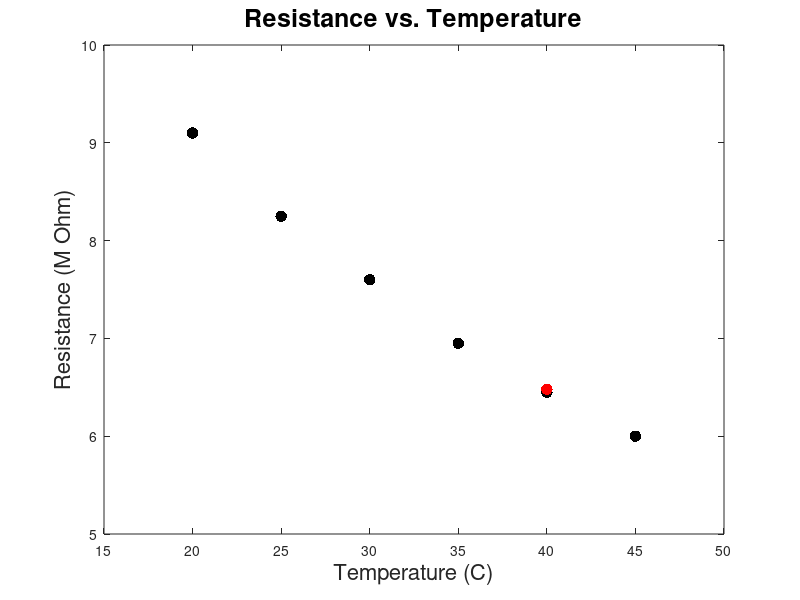
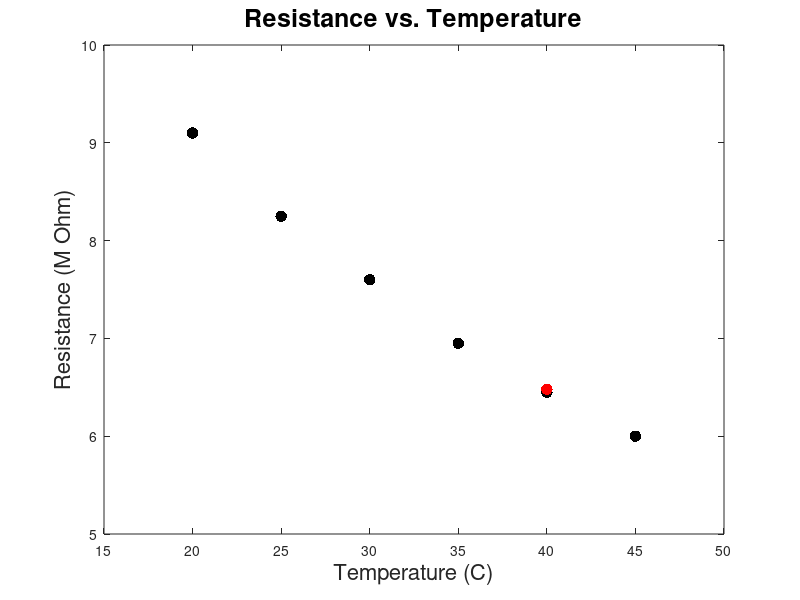
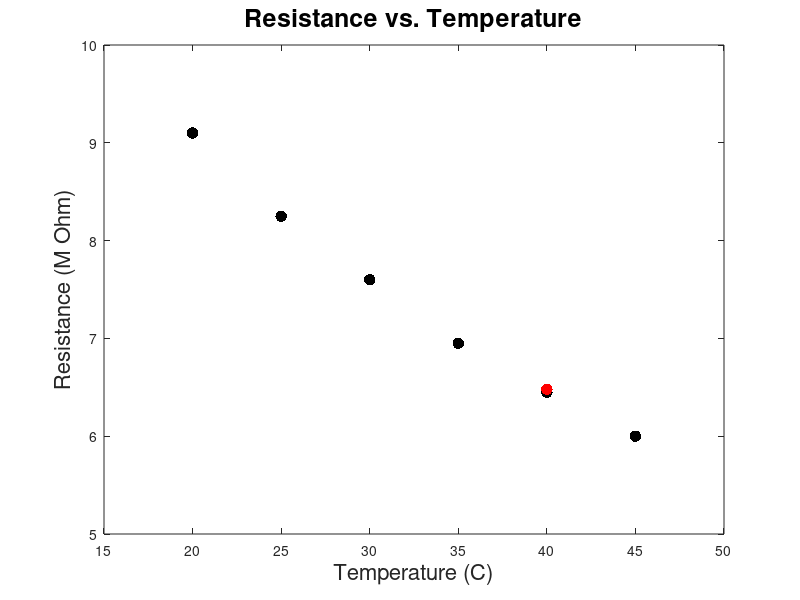

These charts were generated, in order, by the following MATLAB code: (Note: this script raises an error after producing the figures.)
% This imports all data files from a single day into one data structure
clear;clc;clf;
cd('/Users/Julien/Google Drive/Hudspeth/Data/Orange Room/2015-01-23.01/Ear 1/Cell 1')
fileList = dir('*.txt'); % Get an array w/ 1 cell per file. The 'name' field of the array contains the file name
file_names={fileList.name}; 
has_raw = strfind(file_names,'raw.txt');            % Find names that contain 'raw.txt'
q_matches = cellfun(@isempty,has_raw);              % Mark the non-raws with 1's and the raw with 0's
fileList2 = fileList(q_matches);                    % Make a new fileList, that contains only .txt files, with no raw.txt

struct_data = cellfun(@importdata,{fileList2.name});% Import the data from the file list

%% Plot Resistance vs. Temperature 
Temp = [45 40 35 30 25 20];
Res = [6 6.45 6.95 7.6 8.25 9.1];
Temp2 = 40;
Res2 = 6.48;

plot(Temp,Res,'k.','MarkerSize',25)
hold on
plot(Temp2,Res2,'.r','MarkerSize',25)
axis([15 50 5 10]);
title('Resistance vs. Temperature','FontSize',18)
xlabel('Temperature (C)','FontSize',16)
ylabel('Resistance (M Ohm)','FontSize',16)

saveas(gcf,strcat('TempVsRes.pdf'));
saveas(gcf,strcat('TempVsRes','fig'));
saveas(gcf,strcat('TempVsRes','eps'),'epsc');

%%
for r = 4:length(fileList2);
    logfile_name        = getfield(dir('*.log'),'name');
    logfile_name_clean  = logfile_name(1:end-7);            % remove excess numbers from filename, for use in figure titles below
    logfile             = importdata(logfile_name);
    wavetrain           = logfile.data(r,8);                % get number of wavetrains [actually waveforms] for that run
    laser_delay         = logfile.data(r,43)*.001;          % in milliseconds
    laser_duration      = logfile.data(r,44)*.001;          % in milliseconds
    laser_voltage       = logfile.data(r,63);
    probe_pzt_delay     = logfile.data(r,22)*0.001;         % in seconds
    probe_pzt_duration  = logfile.data(r,23)*0.001;         % in seconds
    beta                = logfile.data(4,106);
    Fs                  = logfile.data(r,12);               % sampling rate
    T                   = 1/Fs;
    L                   = length(struct_data(r).data(:,2));    
    t                   = (0:L-1)*T;        
    
    subplot(3,1,1)
    plot(t,struct_data(r).data(:,0*wavetrain+2:1*wavetrain+1));
    title_string1 = strcat(num2str(logfile_name_clean), ' Record  ', num2str(r));
    title_string2 = logfile.textdata(r,3);
    title({ title_string1, title_string2{1} },'fontsize',12)
    ylabel('Current (pA)');
    subplot(3,1,2)
    plot(t,struct_data(r).data(:,1*wavetrain+2:2*wavetrain+1));
    ylabel('Voltage Step (mV)');
    subplot(3,1,3)
    plot(t,struct_data(r).data(:,2*wavetrain+2:3*wavetrain+1));
    ylabel('Laser Command (V)');
    xlabel('Time (seconds)');
    
    saveas(gcf,strcat('DataFig',num2str(r),'.pdf'));
    saveas(gcf,strcat('DataFig_m',num2str(r),'fig'));
    saveas(gcf,strcat('DataFig_e',num2str(r),'eps'),'epsc');
end

%%
r = 4;
logfile_name        = getfield(dir('*.log'),'name');
logfile_name_clean  = logfile_name(1:end-7);            % remove excess numbers from filename, for use in figure titles below
logfile             = importdata(logfile_name);
wavetrain           = logfile.data(r,8);                % get number of wavetrains [actually waveforms] for that run
laser_delay         = logfile.data(r,43)*.001;          % in milliseconds
laser_duration      = logfile.data(r,44)*.001;          % in milliseconds
laser_voltage       = logfile.data(r,63);
probe_pzt_delay     = logfile.data(r,22)*0.001;         % in seconds
probe_pzt_duration  = logfile.data(r,23)*0.001;         % in seconds
beta                = logfile.data(4,106);
Fs                  = logfile.data(r,12);               % sampling rate
T                   = 1/Fs;
L                   = length(struct_data(r).data(:,2));    
t                   = (0:L-1)*T;  

base_start = 1/Fs;  % first point
base_end = 0.0090;
a_start = 0.04;     % in seconds
a_end   = 0.05;
b_start = 0.08;
b_end   = 0.09;
c_start = 0.12;
c_end   = 0.13;

res_matrix = zeros(wavetrain,9);

for i = 1:wavetrain
    res_matrix(i,1) = mean(struct_data(r).data(Fs*a_start:Fs*a_end,i+1)) - mean(struct_data(r).data(Fs*base_start:Fs*base_end,i+1));   % currents in pA
    res_matrix(i,2) = mean(struct_data(r).data(Fs*a_start:Fs*a_end,i+11));  % voltages in mV
    res_matrix(i,3) = mean(struct_data(r).data(Fs*b_start:Fs*b_end,i+1)) - mean(struct_data(r).data(Fs*base_start:Fs*base_end,i+1));   % currents
    res_matrix(i,4) = mean(struct_data(r).data(Fs*b_start:Fs*b_end,i+11));  % voltages
    res_matrix(i,5) = mean(struct_data(r).data(Fs*c_start:Fs*c_end,i+1)) - mean(struct_data(r).data(Fs*base_start:Fs*base_end,i+1));   % currents
    res_matrix(i,6) = mean(struct_data(r).data(Fs*c_start:Fs*c_end,i+11));  % voltages
end

res_matrix(:,7) = res_matrix(:,2) ./ res_matrix(:,1) * 1000;                % resistances in MOhm
res_matrix(:,8) = res_matrix(:,4) ./ res_matrix(:,3) * 1000;
res_matrix(:,9) = res_matrix(:,6) ./ res_matrix(:,5) * 1000;
 
clf
set(0, 'DefaultAxesColorOrder', ametrine(wavetrain));
subplot(3,1,1)
plot(t,struct_data(r).data(:,0*wavetrain+2:1*wavetrain+1));
title_string1 = strcat(num2str(logfile_name_clean), ' Record  ', num2str(r));
title_string2 = logfile.textdata(r,3);
title({ title_string1, title_string2{1} },'fontsize',12)
ylabel('Current (pA)');
subplot(3,1,2)
set(0, 'DefaultAxesColorOrder', ametrine(wavetrain));
for i = 1:wavetrain
    plot(a_start + i*0.001,res_matrix(i,7),'.','MarkerSize',20)
    hold all
end

for i = 1:wavetrain
    plot(b_start + i*0.001,res_matrix(i,8),'.','MarkerSize',20)
    hold all
end

for i = 1:wavetrain
    plot(c_start + i*0.001,res_matrix(i,9),'.','MarkerSize',20)
    hold all
end

axis([0 0.2 9.2 9.35])
ylabel('Resistance (MOhm)')
    
subplot(3,1,3)
plot(t,struct_data(r).data(:,2*wavetrain+2:3*wavetrain+1));
ylabel('Laser Command (V)');
xlabel('Time (seconds)');

ylim = get(gca, 'YLim');
x = [a_start a_start a_end a_end a_start]; 
y = [ylim(1)+0.1 ylim(2)-0.1 ylim(2)-0.1 ylim(1)+0.1 ylim(1)+0.1]; 
patch(x, y, -1 * ones(size(x)), [0.9 0.9 0.9], 'LineStyle', 'none')     % Make patch for area a
xb = [b_start b_start b_end b_end b_start]; 
yb = [ylim(1)+0.1 ylim(2)-0.1 ylim(2)-0.1 ylim(1)+0.1 ylim(1)+0.1];  
patch(xb, yb, -1 * ones(size(x)), [0.9 0.9 0.9], 'LineStyle', 'none')   % Area b
xc = [c_start c_start c_end c_end c_start]; 
yc = [ylim(1)+0.1 ylim(2)-0.1 ylim(2)-0.1 ylim(1)+0.1 ylim(1)+0.1]; 
patch(xc, yc, -1 * ones(size(x)), [0.9 0.9 0.9], 'LineStyle', 'none')   % Area b

saveas(gcf,strcat('Res_Record',num2str(r),'.pdf'));
saveas(gcf,strcat('Res_Record_m',num2str(r),'fig'));
saveas(gcf,strcat('Res_Record_e',num2str(r),'eps'),'epsc');

%%
r = 8;
logfile_name        = getfield(dir('*.log'),'name');
logfile_name_clean  = logfile_name(1:end-7);            % remove excess numbers from filename, for use in figure titles below
logfile             = importdata(logfile_name);
wavetrain           = logfile.data(r,8);                % get number of wavetrains [actually waveforms] for that run
laser_delay         = logfile.data(r,43)*.001;          % in milliseconds
laser_duration      = logfile.data(r,44)*.001;          % in milliseconds
laser_voltage       = logfile.data(r,63);
probe_pzt_delay     = logfile.data(r,22)*0.001;         % in seconds
probe_pzt_duration  = logfile.data(r,23)*0.001;         % in seconds
beta                = logfile.data(4,106);
Fs                  = logfile.data(r,12);               % sampling rate
T                   = 1/Fs;
L                   = length(struct_data(r).data(:,2));    
t                   = (0:L-1)*T;  

a_start = 0.13;     % in seconds
a_end   = 0.14;
b_start = 0.22;
b_end   = 0.23;
c_start = 1.72;
c_end   = 1.73;

res_matrix = zeros(1,9);

res_matrix(1,1) = mean(struct_data(r).data(Fs*a_start:Fs*a_end,2));     % currents in pA
res_matrix(1,2) = mean(struct_data(r).data(Fs*a_start:Fs*a_end,3));     % voltages in mV
res_matrix(1,3) = mean(struct_data(r).data(Fs*b_start:Fs*b_end,2));     % currents in pA
res_matrix(1,4) = mean(struct_data(r).data(Fs*b_start:Fs*b_end,3));     % voltages in mV
res_matrix(1,5) = mean(struct_data(r).data(Fs*c_start:Fs*c_end,2));     % currents in pA
res_matrix(1,6) = mean(struct_data(r).data(Fs*c_start:Fs*c_end,3));     % voltages in mV
res_matrix(1,7) = res_matrix(:,2) ./ res_matrix(:,1) * 1000;            % resistance in MOhm
res_matrix(1,8) = res_matrix(:,4) ./ res_matrix(:,3) * 1000;            % resistance in MOhm
res_matrix(1,9) = res_matrix(:,4) ./ res_matrix(:,3) * 1000;            % resistance in MOhm

 
clf
set(0, 'DefaultAxesColorOrder', hsv(wavetrain));
subplot(3,1,1)
plot(t,struct_data(r).data(:,0*wavetrain+2:1*wavetrain+1));
title_string1 = strcat(num2str(logfile_name_clean), ' Record  ', num2str(r));
title_string2 = logfile.textdata(r,3);
title({ title_string1, title_string2{1} },'fontsize',12)
ylabel('Current (pA)');
subplot(3,1,2)
for i = 1:wavetrain
    plot(a_start, res_matrix(i,7),'.','MarkerSize',20)
    hold all
end

for i = 1:wavetrain
    plot(b_start, res_matrix(i,8),'.','MarkerSize',20)
    hold all
end

for i = 1:wavetrain
    plot(c_start, res_matrix(i,9),'.','MarkerSize',20)
    hold all
end

axis([0 2 9.35 9.5])
ylabel('Resistance (MOhm)')
    
subplot(3,1,3)
plot(t,struct_data(r).data(:,2*wavetrain+2:3*wavetrain+1));
ylabel('Laser Command (V)');
xlabel('Time (seconds)');

ylim = get(gca, 'YLim');
x = [a_start a_start a_end a_end a_start]; 
y = [ylim(1)+0.1 ylim(2)-0.1 ylim(2)-0.1 ylim(1)+0.1 ylim(1)+0.1]; 
patch(x, y, -1 * ones(size(x)), [0.9 0.9 0.9], 'LineStyle', 'none')     % Make patch for area a
xb = [b_start b_start b_end b_end b_start]; 
yb = [ylim(1)+0.1 ylim(2)-0.1 ylim(2)-0.1 ylim(1)+0.1 ylim(1)+0.1];  
patch(xb, yb, -1 * ones(size(x)), [0.9 0.9 0.9], 'LineStyle', 'none')   % Area b
xc = [c_start c_start c_end c_end c_start]; 
yc = [ylim(1)+0.1 ylim(2)-0.1 ylim(2)-0.1 ylim(1)+0.1 ylim(1)+0.1]; 
patch(xc, yc, -1 * ones(size(x)), [0.9 0.9 0.9], 'LineStyle', 'none')   % Area b

saveas(gcf,strcat('Res_Record',num2str(r),'.pdf'));
saveas(gcf,strcat('Res_Record_m',num2str(r),'fig'));
saveas(gcf,strcat('Res_Record_e',num2str(r),'eps'),'epsc');





%%
r = 5;
logfile_name        = getfield(dir('*.log'),'name');
logfile_name_clean  = logfile_name(1:end-7);            % remove excess numbers from filename, for use in figure titles below
logfile             = importdata(logfile_name);
wavetrain           = logfile.data(r,8);                % get number of wavetrains [actually waveforms] for that run
laser_delay         = logfile.data(r,43)*.001;          % in milliseconds
laser_duration      = logfile.data(r,44)*.001;          % in milliseconds
vstep_delay         = logfile.data(r,29)*.001;
vstep_duration      = logfile.data(r,30)*.001;
laser_voltage       = logfile.data(r,63);
probe_pzt_delay     = logfile.data(r,22)*0.001;         % in seconds
probe_pzt_duration  = logfile.data(r,23)*0.001;         % in seconds
beta                = logfile.data(4,106);
Fs                  = logfile.data(r,12);               % sampling rate
T                   = 1/Fs;
L                   = length(struct_data(r).data(:,2));    
t                   = (0:L-1)*T;  

band_width = 40;                                        % number of points in each time band
n_bands = vstep_duration * Fs / band_width;             % number of time bands
base_start = 1;                                         % first point of teh trace
base_end = vstep_delay * Fs;                            % point at which voltage step comes on


res_matrix = zeros(wavetrain,n_bands);                  % initialize resistance matrix

for i = 1:wavetrain
    base_current = mean(struct_data(r).data(base_start : base_end,i+1));
    for n = 1:n_bands
        current = mean(struct_data(r).data(Fs*vstep_delay + (n-1)*band_width : Fs*vstep_delay + n*band_width,i+1)) - base_current;
        voltage = mean(struct_data(r).data(Fs*vstep_delay + (n-1)*band_width : Fs*vstep_delay + n*band_width,i+1+wavetrain));
        res_matrix(i,n) = voltage / current * 1000;
    end
end

 
clf
set(0, 'DefaultAxesColorOrder', ametrine(wavetrain));
subplot(4,1,1)
plot(t,struct_data(r).data(:,0*wavetrain+2:1*wavetrain+1));
title_string1 = strcat(num2str(logfile_name_clean), ' Record  ', num2str(r));
title_string2 = logfile.textdata(r,3);
title({ title_string1, title_string2{1} },'fontsize',12)
ylabel('Current (pA)');

subplot(4,1,2:3)
set(0, 'DefaultAxesColorOrder', ametrine(wavetrain));
x_samples = [vstep_delay*Fs + band_width/2 : 40 : Fs*(vstep_delay + vstep_duration) - band_width/2];    % sample values in the middle of each band
x = x_samples/Fs;       % the time values against which resistances will be plotted

plot(x,res_matrix(:,:),'LineWidth',2)

axis([0 0.2 8.9 9.6])
ylim = get(gca, 'YLim');
x = [laser_delay laser_delay laser_delay+laser_duration laser_delay+laser_duration laser_delay]; 
y = [ylim(1)+0.01 ylim(2)-0.01 ylim(2)-0.01 ylim(1)+0.01 ylim(1)+0.01]; 
patch(x, y, -1 * ones(size(x)), [0.9 0.9 0.9], 'LineStyle', 'none')     % Make patch 
ylabel('Resistance (MOhm)')
    

subplot(4,1,4)
plot(t,struct_data(r).data(:,2*wavetrain+2:3*wavetrain+1),'LineWidth',2);
ylabel('Laser Command (V)');
xlabel('Time (seconds)');

% ylim = get(gca, 'YLim');
% x = [a_start a_start a_end a_end a_start]; 
% y = [ylim(1)+0.1 ylim(2)-0.1 ylim(2)-0.1 ylim(1)+0.1 ylim(1)+0.1]; 
% patch(x, y, -1 * ones(size(x)), [0.9 0.9 0.9], 'LineStyle', 'none')     % Make patch for area a
% xb = [b_start b_start b_end b_end b_start]; 
% yb = [ylim(1)+0.1 ylim(2)-0.1 ylim(2)-0.1 ylim(1)+0.1 ylim(1)+0.1];  
% patch(xb, yb, -1 * ones(size(x)), [0.9 0.9 0.9], 'LineStyle', 'none')   % Area b
% xc = [c_start c_start c_end c_end c_start]; 
% yc = [ylim(1)+0.1 ylim(2)-0.1 ylim(2)-0.1 ylim(1)+0.1 ylim(1)+0.1]; 
% patch(xc, yc, -1 * ones(size(x)), [0.9 0.9 0.9], 'LineStyle', 'none')   % Area b
saveas(gcf,strcat('Res_hirate_Record',num2str(r),'.pdf'));
saveas(gcf,strcat('Res_hirate_Record_m',num2str(r),'fig'));
saveas(gcf,strcat('Res_hirate_Record_e',num2str(r),'eps'),'epsc');

%%
r = 8;
logfile_name        = getfield(dir('*.log'),'name');
logfile_name_clean  = logfile_name(1:end-7);            % remove excess numbers from filename, for use in figure titles below
logfile             = importdata(logfile_name);
wavetrain           = logfile.data(r,8);                % get number of wavetrains [actually waveforms] for that run
laser_delay         = logfile.data(r,43)*.001;          % in milliseconds
laser_duration      = logfile.data(r,44)*.001;          % in milliseconds
vstep_delay         = logfile.data(r,29)*.001;
vstep_duration      = logfile.data(r,30)*.001;
laser_voltage       = logfile.data(r,63);
probe_pzt_delay     = logfile.data(r,22)*0.001;         % in seconds
probe_pzt_duration  = logfile.data(r,23)*0.001;         % in seconds
beta                = logfile.data(4,106);
Fs                  = logfile.data(r,12);               % sampling rate
T                   = 1/Fs;
L                   = length(struct_data(r).data(:,2));    
t                   = (0:L-1)*T;  

band_width = 40;                                        % number of points in each time band
n_bands = vstep_duration * Fs / band_width;             % number of time bands
base_pre_start = 1;                                     % first point of teh trace
base_pre_end = vstep_delay * Fs;                        % point at which voltage step comes on

res_matrix = zeros(wavetrain,n_bands);                  % initialize resistance matrix

for i = 1:wavetrain
    base_current = mean(struct_data(r).data(base_pre_start : base_pre_end,i+1));
    for n = 1:n_bands
        current = mean(struct_data(r).data(Fs*vstep_delay + (n-1)*band_width : Fs*vstep_delay + n*band_width,i+1)) - base_current;
        voltage = mean(struct_data(r).data(Fs*vstep_delay + (n-1)*band_width : Fs*vstep_delay + n*band_width,i+1+wavetrain));
        res_matrix(i,n) = voltage / current * 1000;
    end
end

 
clf
subplot(4,1,1)
plot(t,struct_data(r).data(:,0*wavetrain+2:1*wavetrain+1),'k');
title_string1 = strcat(num2str(logfile_name_clean), ' Record  ', num2str(r));
title_string2 = logfile.textdata(r,3);
title({ title_string1, title_string2{1} },'fontsize',12)
ylabel('Current (pA)');

subplot(4,1,2:3)
x_samples = [vstep_delay*Fs + band_width/2 : 40 : Fs*(vstep_delay + vstep_duration) - band_width/2];    % sample values in the middle of each band
x = x_samples/Fs;       % the time values against which resistances will be plotted

plot(x,res_matrix(:,:),'r','LineWidth',1.5)
axis([0 length(struct_data(r).data)/Fs 8.9 9.5])

ylim = get(gca, 'YLim');
x = [laser_delay laser_delay laser_delay+laser_duration laser_delay+laser_duration laser_delay]; 
y = [ylim(1)+0.01 ylim(2)-0.01 ylim(2)-0.01 ylim(1)+0.01 ylim(1)+0.01]; 
patch(x, y, -1 * ones(size(x)), [0.9 0.9 0.9], 'LineStyle', 'none')     % Make patch 

ylabel('Resistance (MOhm)')
    

subplot(4,1,4)
plot(t,struct_data(r).data(:,2*wavetrain+2:3*wavetrain+1),'m','LineWidth',2);
ylabel('Laser Command (V)');
xlabel('Time (seconds)');

% ylim = get(gca, 'YLim');
% x = [a_start a_start a_end a_end a_start]; 
% y = [ylim(1)+0.1 ylim(2)-0.1 ylim(2)-0.1 ylim(1)+0.1 ylim(1)+0.1]; 
% patch(x, y, -1 * ones(size(x)), [0.9 0.9 0.9], 'LineStyle', 'none')     % Make patch for area a
% xb = [b_start b_start b_end b_end b_start]; 
% yb = [ylim(1)+0.1 ylim(2)-0.1 ylim(2)-0.1 ylim(1)+0.1 ylim(1)+0.1];  
% patch(xb, yb, -1 * ones(size(x)), [0.9 0.9 0.9], 'LineStyle', 'none')   % Area b
% xc = [c_start c_start c_end c_end c_start]; 
% yc = [ylim(1)+0.1 ylim(2)-0.1 ylim(2)-0.1 ylim(1)+0.1 ylim(1)+0.1]; 
% patch(xc, yc, -1 * ones(size(x)), [0.9 0.9 0.9], 'LineStyle', 'none')   % Area b
saveas(gcf,strcat('Res_hirate_Record',num2str(r),'.pdf'));
saveas(gcf,strcat('Res_hirate_Record_m',num2str(r),'fig'));
saveas(gcf,strcat('Res_hirate_Record_e',num2str(r),'eps'),'epsc');

